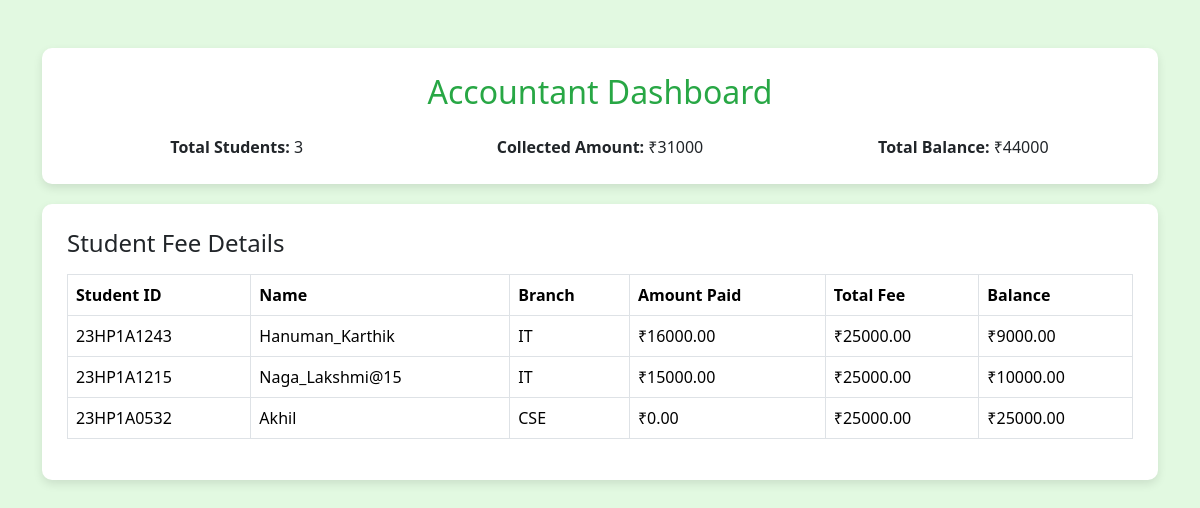
/dashboard/, run on the app's committed database.
### FinalApp/models.py (models this page shows, shortened)
class StudentProfile(models.Model):
    student_user = models.OneToOneField(User, on_delete=models.CASCADE, null=True)
    student_id = models.CharField(max_length=20, unique=True)
    phone = models.CharField(max_length=15)
    branch = models.CharField(max_length=50)
    address = models.TextField(blank=True)
    amount_paid = models.DecimalField(max_digits=10, decimal_places=2, default=0)
    total_fee = models.DecimalField(max_digits=10, decimal_places=2, default=25000)
    def balance(self):
        return self.total_fee - self.amount_paid

### FinalApp/views.py (the view)
# urls.py: path('dashboard/',views.dashboard,name='dashboard'),
def dashboard(request):
    students = StudentProfile.objects.select_related('student_user')
    total_students = students.count()
    total_collected = students.aggregate(total=Sum('amount_paid'))['total'] or 0
    total_expected = students.aggregate(total=Sum('total_fee'))['total'] or 0
    total_balance = total_expected - total_collected
    context = {
        'students': students,
        'total_students': total_students,
        'total_collected': total_collected,
        'total_balance': total_balance
    }
    return render(request, 'dashboard.html', context)

### FinalApp/templates/dashboard.html (shortened to what this page needs)
{% load static %}
<!DOCTYPE html>
<html>
<head>
  <link rel="stylesheet" href="{% static 'css/bootstrap.min.css' %}">
</head>
<body>
<div class="container my-5">
  <div class="dashboard-box text-center">
    <h2>Accountant Dashboard</h2>
    <div class="row mt-4">
      <div class="col-md-4"><strong>Total Students:</strong> {{ total_students }}</div>
      <div class="col-md-4"><strong>Collected Amount:</strong> ₹{{ total_collected }}</div>
      <div class="col-md-4"><strong>Total Balance:</strong> ₹{{ total_balance }}</div>
    </div>
  </div>
  <div class="dashboard-box">
    <h4 class="mb-3">Student Fee Details</h4>
    <div class="table-responsive">
      <table class="table table-bordered">
        <thead>
          <tr>
            <th>Student ID</th>
            <th>Name</th>
            <th>Branch</th>
            <th>Amount Paid</th>
            <th>Total Fee</th>
            <th>Balance</th>
          </tr>
        </thead>
        <tbody>
          {% for student in students %}
          <tr>
            <td>{{ student.student_id }}</td>
            <td>{{ student.student_user.username }}</td>
            <td>{{ student.branch }}</td>
            <td>₹{{ student.amount_paid }}</td>
            <td>₹{{ student.total_fee }}</td>
            <td>₹{{ student.balance }}</td>
          </tr>
          {% empty %}
          <tr><td colspan="6" class="text-center">No students found.</td></tr>
          {% endfor %}
        </tbody>
      </table>
    </div>
  </div>
</div>
</body>
</html>

### FinalApp/templates/dashboard.html (style rules this page uses)
body { background: #e2f9e1; font-family: 'Segoe UI', sans-serif; }
.dashboard-box { background: #fff; padding: 25px; border-radius: 10px; box-shadow: 0 4px 10px rgba(0,0,0,0.1); margin-bottom: 20px; }
h2 { color: #28a745; }
.table thead { background-color: #28a745; color: white; }

### data on the page
StudentProfile: student_id "23HP1A1243", student_user.username "Hanuman_Karthik", branch "IT", amount_paid "16000.00", total_fee "25000.00", balance "9000.00"
StudentProfile: student_id "23HP1A1215", student_user.username "Naga_Lakshmi@15", branch "IT", amount_paid "15000.00", total_fee "25000.00", balance "10000.00"
StudentProfile: student_id "23HP1A0532", student_user.username "Akhil", branch "CSE", amount_paid "0.00", total_fee "25000.00", balance "25000.00"

### other printed values
{{ total_students }} "3"
{{ total_collected }} "31000"
{{ total_balance }} "44000"
